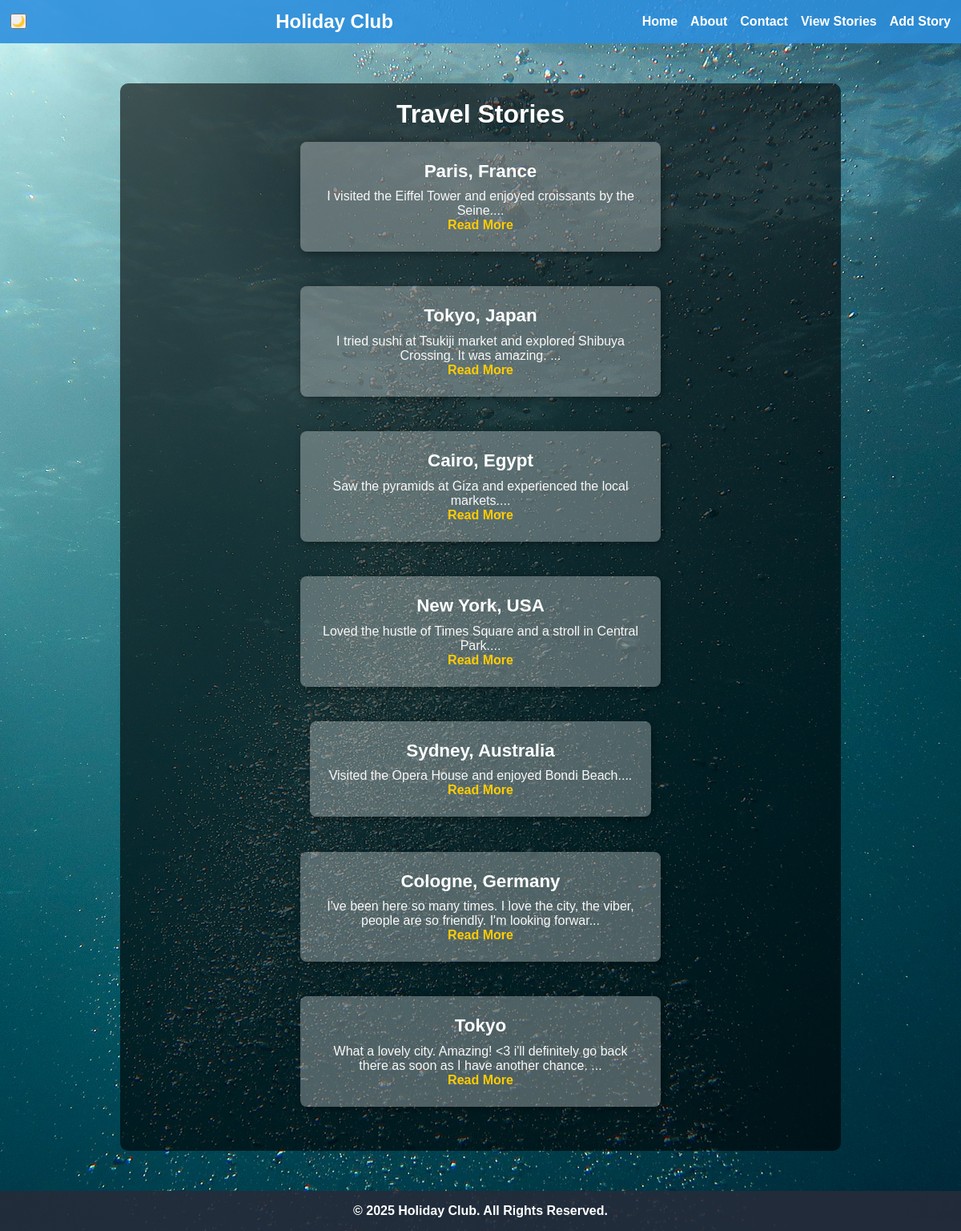
/viewstory, run on the app's committed database.
### tables this page shows
CREATE TABLE stories (
            id INTEGER PRIMARY KEY AUTOINCREMENT,
            location TEXT NOT NULL,
            story_text TEXT NOT NULL
        );

### app.py (the view)
@app.route('/viewstory')
def view_story():
    conn = get_db_connection()
    stories = conn.execute('SELECT * FROM stories').fetchall()
    conn.close()
    return render_template('viewstory.html', stories=stories)

### app.py (called while the page is built)
def get_db_connection():
    conn = sqlite3.connect(DATABASE)
    conn.row_factory = sqlite3.Row
    return conn

### templates/viewstory.html
{% extends 'base.html' %}
{% block content %}
<h1>Travel Stories</h1>
<ul class="stories-list">
  {% for story in stories %}
    <li>
      <h2>{{ story.location }}</h2>
      <p>{{ story.story_text[:100] }}...</p>
      <a href="{{ url_for('story_detail', story_id=story.id) }}">Read More</a>
    </li>
  {% endfor %}
</ul>
{% endblock %}

### static/css/styles.css (style rules this page uses)
* { margin: 0; padding: 0; box-sizing: border-box; }
body { background: url("../images/background.jpg") no-repeat center center fixed; background-size: cover; font-family: Arial, sans-serif; color: white; margin: 0; padding: 0; }
h1, h2 { margin-bottom: 1rem; }
.stories-list { list-style: none; margin: 1rem 0; padding: 0; display: flex; flex-wrap: wrap; gap: 1.5rem; justify-content: center; }
.stories-list li { background: rgba(255, 255, 255, 0.3); margin-bottom: 1.2rem; padding: 1.5rem; border-radius: 8px; max-width: 450px; text-align: center; box-shadow: 2px 2px 12px rgba(0, 0, 0, 0.4); }
.stories-list li h2 { margin-bottom: 0.6rem; color: #fff; font-size: 1.4rem; font-weight: bold; }
.stories-list li p { color: #f8f8f8; font-size: 1rem; }
.stories-list li a { color: #ffcc00; font-weight: bold; text-decoration: none; }

### data on the page
stories: location "Paris, France", story_text "I visited the Eiffel Tower and enjoyed croissants by the Seine."
stories: location "Tokyo, Japan", story_text "I tried sushi at Tsukiji market and explored Shibuya Crossing. It was amazing."
stories: location "Cairo, Egypt", story_text "Saw the pyramids at Giza and experienced the local markets."
stories: location "New York, USA", story_text "Loved the hustle of Times Square and a stroll in Central Park."
stories: location "Sydney, Australia", story_text "Visited the Opera House and enjoyed Bondi Beach."
stories: location "Cologne, Germany", story_text "I've been here so many times. I love the city, the viber, people are so friendly. I'm looking forwar"
stories: location "Tokyo", story_text "What a lovely city. Amazing! <3 i'll definitely go back there as soon as I have another chance."
